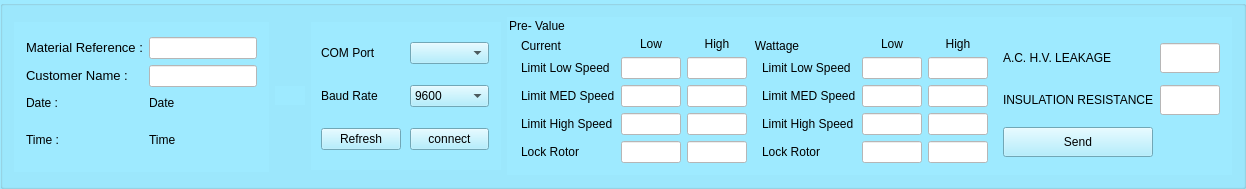
     <widget class="QGroupBox" name="groupBox">
      <property name="minimumSize">
       <size>
        <width>4</width>
        <height>150</height>
       </size>
      </property>
      <property name="styleSheet">
       <string notr="true">background-color: rgb(158, 234, 255);

</string>
      </property>
      <property name="title">
       <string/>
      </property>
      <layout class="QHBoxLayout" name="horizontalLayout">
       <item>
        <widget class="QGroupBox" name="NameEntryGriup">
         <property name="sizePolicy">
          <sizepolicy hsizetype="Preferred" vsizetype="Fixed">
           <horstretch>10</horstretch>
           <verstretch>10</verstretch>
          </sizepolicy>
         </property>
         <property name="minimumSize">
          <size>
           <width>43</width>
           <height>150</height>
          </size>
         </property>
         <property name="maximumSize">
          <size>
           <width>300</width>
           <height>148</height>
          </size>
         </property>
         <property name="styleSheet">
          <string notr="true">QGroupBox
 {  border: 0px;
}</string>
         </property>
         <property name="title">
          <string/>
         </property>
         <layout class="QGridLayout" name="gridLayout_4">
          <item row="0" column="2">
           <widget class="QLineEdit" name="material_lineEdit">
            <property name="enabled">
             <bool>true</bool>
            </property>
            <property name="sizePolicy">
             <sizepolicy hsizetype="Fixed" vsizetype="Fixed">
              <horstretch>0</horstretch>
              <verstretch>0</verstretch>
             </sizepolicy>
            </property>
            <property name="maximumSize">
             <size>
              <width>300</width>
              <height>16777215</height>
             </size>
            </property>
            <property name="styleSheet">
             <string notr="true">
background-color: rgb(255, 255, 255);</string>
            </property>
           </widget>
          </item>
          <item row="1" column="1">
           <widget class="QLabel" name="h_Customer">
            <property name="text">
             <string>&lt;html&gt;&lt;head/&gt;&lt;body&gt;&lt;p&gt;&lt;span style=&quot; font-size:10pt;&quot;&gt;Customer Name :&lt;/span&gt;&lt;/p&gt;&lt;/body&gt;&lt;/html&gt;</string>
            </property>
            <property name="textFormat">
             <enum>Qt::RichText</enum>
            </property>
           </widget>
          </item>
          <item row="3" column="1">
           <widget class="QLabel" name="h_date_time">
            <property name="text">
             <string>Time : </string>
            </property>
           </widget>
          </item>
          <item row="1" column="2">
           <widget class="QLineEdit" name="customer_lineEdit">
            <property name="enabled">
             <bool>true</bool>
            </property>
            <property name="sizePolicy">
             <sizepolicy hsizetype="Fixed" vsizetype="Fixed">
              <horstretch>0</horstretch>
              <verstretch>0</verstretch>
             </sizepolicy>
            </property>
            <property name="maximumSize">
             <size>
              <width>300</width>
              <height>16777215</height>
             </size>
            </property>
            <property name="styleSheet">
             <string notr="true">background-color: rgb(255, 255, 255);</string>
            </property>
           </widget>
          </item>
          <item row="2" column="1">
           <widget class="QLabel" name="h_time">
            <property name="text">
             <string>Date :</string>
            </property>
           </widget>
          </item>
          <item row="0" column="1">
           <widget class="QLabel" name="h_material">
            <property name="text">
             <string>&lt;html&gt;&lt;head/&gt;&lt;body&gt;&lt;p&gt;&lt;span style=&quot; font-size:10pt;&quot;&gt;Material &lt;/span&gt;&lt;span style=&quot; font-family:'JetBrains Mono','monospace'; font-size:9.8pt; color:#000000;&quot;&gt;Reference&lt;/span&gt;&lt;span style=&quot; font-size:10pt;&quot;&gt; :&lt;/span&gt;&lt;/p&gt;&lt;/body&gt;&lt;/html&gt;</string>
            </property>
           </widget>
          </item>
          <item row="2" column="2">
           <widget class="QLabel" name="date_lebel">
            <property name="maximumSize">
             <size>
              <width>60</width>
              <height>20</height>
             </size>
            </property>
            <property name="text">
             <string>Date</string>
            </property>
           </widget>
          </item>
          <item row="3" column="2">
           <widget class="QLabel" name="time_lebel">
            <property name="maximumSize">
             <size>
              <width>60</width>
              <height>60</height>
             </size>
            </property>
            <property name="text">
             <string>Time</string>
            </property>
           </widget>
          </item>
         </layout>
        </widget>
       </item>
       <item>
        <widget class="QGroupBox" name="ComPortGroup_3">
         <property name="sizePolicy">
          <sizepolicy hsizetype="Preferred" vsizetype="Fixed">
           <horstretch>0</horstretch>
           <verstretch>0</verstretch>
          </sizepolicy>
         </property>
         <property name="minimumSize">
          <size>
           <width>30</width>
           <height>10</height>
          </size>
         </property>
         <property name="maximumSize">
          <size>
           <width>190</width>
           <height>16777215</height>
          </size>
         </property>
         <property name="styleSheet">
          <string notr="true">QGroupBox {
    border: 0px;
}
</string>
         </property>
         <property name="title">
          <string/>
         </property>
         <layout class="QGridLayout" name="gridLayout_12">
          <property name="leftMargin">
           <number>7</number>
          </property>
          <property name="topMargin">
           <number>1</number>
          </property>
          <property name="horizontalSpacing">
           <number>9</number>
          </property>
          <property name="verticalSpacing">
           <number>2</number>
          </property>
         </layout>
        </widget>
       </item>
       <item>
        <widget class="QGroupBox" name="ComPortGroup">
         <property name="sizePolicy">
          <sizepolicy hsizetype="Preferred" vsizetype="Fixed">
           <horstretch>0</horstretch>
           <verstretch>0</verstretch>
          </sizepolicy>
         </property>
         <property name="minimumSize">
          <size>
           <width>190</width>
           <height>148</height>
          </size>
         </property>
         <property name="maximumSize">
          <size>
           <width>190</width>
           <height>16777215</height>
          </size>
         </property>
         <property name="styleSheet">
          <string notr="true">QGroupBox {
    border: 0px;
}
</string>
         </property>
         <property name="title">
          <string/>
         </property>
         <layout class="QGridLayout" name="gridLayout_3">
          <property name="leftMargin">
           <number>7</number>
          </property>
          <property name="horizontalSpacing">
           <number>9</number>
          </property>
          <property name="verticalSpacing">
           <number>16</number>
          </property>
          <item row="1" column="0">
           <widget class="QLabel" name="BaudRate_lbl">
            <property name="text">
             <string>Baud Rate</string>
            </property>
           </widget>
          </item>
          <item row="1" column="1">
           <widget class="QComboBox" name="combox_baudrate">
            <item>
             <property name="text">
              <string>9600</string>
             </property>
            </item>
            <item>
             <property name="text">
              <string>14400</string>
             </property>
            </item>
            <item>
             <property name="text">
              <string>19200</string>
             </property>
            </item>
            <item>
             <property name="text">
              <string>38400</string>
             </property>
            </item>
            <item>
             <property name="text">
              <string>56000</string>
             </property>
            </item>
            <item>
             <property name="text">
              <string>57600</string>
             </property>
            </item>
            <item>
             <property name="text">
              <string>115200</string>
             </property>
            </item>
           </widget>
          </item>
          <item row="0" column="0">
           <widget class="QLabel" name="COM_Port_lbl">
            <property name="text">
             <string>COM Port</string>
            </property>
           </widget>
          </item>
          <item row="3" column="0">
           <widget class="QPushButton" name="refrace_button">
            <property name="text">
             <string>Refresh</string>
            </property>
           </widget>
          </item>
          <item row="3" column="1">
           <widget class="QPushButton" name="connect_button">
            <property name="text">
             <string>connect</string>
            </property>
           </widget>
          </item>
          <item row="0" column="1">
           <widget class="QComboBox" name="comPort_box"/>
          </item>
         </layout>
        </widget>
       </item>
       <item>
        <widget class="QGroupBox" name="Pre_ConfigGroup_4">
         <property name="minimumSize">
          <size>
           <width>30</width>
           <height>110</height>
          </size>
         </property>
         <property name="styleSheet">
          <string notr="true">QGroupBox {
    border: 0px;
}</string>
         </property>
         <property name="title">
          <string>Pre- Value</string>
         </property>
         <layout class="QGridLayout" name="gridLayout_18">
          <property name="topMargin">
           <number>0</number>
          </property>
          <property name="bottomMargin">
           <number>0</number>
          </property>
          <item row="0" column="0">
           <widget class="QGroupBox" name="Pre_ConfigGroup">
            <property name="minimumSize">
             <size>
              <width>30</width>
              <height>110</height>
             </size>
            </property>
            <property name="styleSheet">
             <string notr="true">QGroupBox {
    border: 0px;
}
</string>
            </property>
            <property name="title">
             <string>Current</string>
            </property>
            <layout class="QGridLayout" name="gridLayout_11">
             <property name="leftMargin">
              <number>2</number>
             </property>
             <property name="topMargin">
              <number>0</number>
             </property>
             <property name="rightMargin">
              <number>0</number>
             </property>
             <item row="1" column="1">
              <widget class="QLineEdit" name="lowcurrentlowspeed">
               <property name="sizePolicy">
                <sizepolicy hsizetype="Fixed" vsizetype="Fixed">
                 <horstretch>0</horstretch>
                 <verstretch>0</verstretch>
                </sizepolicy>
               </property>
               <property name="minimumSize">
                <size>
                 <width>50</width>
                 <height>22</height>
                </size>
               </property>
               <property name="maximumSize">
                <size>
                 <width>60</width>
                 <height>30</height>
                </size>
               </property>
               <property name="styleSheet">
                <string notr="true">background-color: rgb(255, 255, 255);</string>
               </property>
              </widget>
             </item>
             <item row="0" column="3">
              <widget class="QLabel" name="m3lbl1_5">
               <property name="text">
                <string>High</string>
               </property>
               <property name="alignment">
                <set>Qt::AlignCenter</set>
               </property>
              </widget>
             </item>
             <item row="1" column="0">
              <widget class="QLabel" name="m3lbl1_2">
               <property name="text">
                <string>Limit Low Speed</string>
               </property>
              </widget>
             </item>
             <item row="2" column="1">
              <widget class="QLineEdit" name="lowcurrentmedspeed">
               <property name="sizePolicy">
                <sizepolicy hsizetype="Fixed" vsizetype="Fixed">
                 <horstretch>0</horstretch>
                 <verstretch>0</verstretch>
                </sizepolicy>
               </property>
               <property name="minimumSize">
                <size>
                 <width>50</width>
                 <height>22</height>
                </size>
               </property>
               <property name="maximumSize">
                <size>
                 <width>60</width>
                 <height>30</height>
                </size>
               </property>
               <property name="styleSheet">
                <string notr="true">background-color: rgb(255, 255, 255);</string>
               </property>
              </widget>
             </item>
             <item row="1" column="3">
              <widget class="QLineEdit" name="highcurrentlowspeed">
               <property name="sizePolicy">
                <sizepolicy hsizetype="Fixed" vsizetype="Fixed">
                 <horstretch>0</horstretch>
                 <verstretch>0</verstretch>
                </sizepolicy>
               </property>
               <property name="minimumSize">
                <size>
                 <width>50</width>
                 <height>22</height>
                </size>
               </property>
               <property name="maximumSize">
                <size>
                 <width>60</width>
                 <height>30</height>
                </size>
               </property>
               <property name="styleSheet">
                <string notr="true">background-color: rgb(255, 255, 255);</string>
               </property>
              </widget>
             </item>
             <item row="0" column="1">
              <widget class="QLabel" name="m3lbl1_4">
               <property name="text">
                <string>Low</string>
               </property>
               <property name="alignment">
                <set>Qt::AlignCenter</set>
               </property>
              </widget>
             </item>
             <item row="2" column="0">
              <widget class="QLabel" name="m3lbl1_3">
               <property name="text">
                <string>Limit MED Speed</string>
               </property>
              </widget>
             </item>
             <item row="2" column="3">
              <widget class="QLineEdit" name="highcurrentmedspeed">
               <property name="sizePolicy">
                <sizepolicy hsizetype="Fixed" vsizetype="Fixed">
                 <horstretch>0</horstretch>
                 <verstretch>0</verstretch>
                </sizepolicy>
               </property>
               <property name="minimumSize">
                <size>
                 <width>50</width>
                 <height>22</height>
                </size>
               </property>
               <property name="maximumSize">
                <size>
                 <width>60</width>
                 <height>30</height>
                </size>
               </property>
               <property name="styleSheet">
                <string notr="true">background-color: rgb(255, 255, 255);</string>
               </property>
              </widget>
             </item>
             <item row="3" column="0">
              <widget class="QLabel" name="m3lbl1_6">
               <property name="text">
                <string>Limit High Speed</string>
               </property>
              </widget>
             </item>
             <item row="3" column="3">
              <widget class="QLineEdit" name="highcurrenthighspeed">
               <property name="sizePolicy">
                <sizepolicy hsizetype="Fixed" vsizetype="Fixed">
                 <horstretch>0</horstretch>
                 <verstretch>0</verstretch>
                </sizepolicy>
               </property>
               <property name="minimumSize">
                <size>
                 <width>50</width>
                 <height>22</height>
                </size>
               </property>
               <property name="maximumSize">
                <size>
                 <width>60</width>
                 <height>30</height>
                </size>
               </property>
               <property name="styleSheet">
                <string notr="true">background-color: rgb(255, 255, 255);</string>
               </property>
              </widget>
             </item>
             <item row="4" column="1">
              <widget class="QLineEdit" name="lowcurrentlockrotor">
               <property name="sizePolicy">
                <sizepolicy hsizetype="Fixed" vsizetype="Fixed">
                 <horstretch>0</horstretch>
                 <verstretch>0</verstretch>
                </sizepolicy>
               </property>
               <property name="minimumSize">
                <size>
                 <width>50</width>
                 <height>22</height>
                </size>
               </property>
               <property name="maximumSize">
                <size>
                 <width>60</width>
                 <height>30</height>
                </size>
               </property>
               <property name="styleSheet">
                <string notr="true">background-color: rgb(255, 255, 255);</string>
               </property>
              </widget>
             </item>
             <item row="4" column="3">
              <widget class="QLineEdit" name="highcurrentlockrotor">
               <property name="sizePolicy">
                <sizepolicy hsizetype="Fixed" vsizetype="Fixed">
                 <horstretch>0</horstretch>
                 <verstretch>0</verstretch>
                </sizepolicy>
               </property>
               <property name="minimumSize">
                <size>
                 <width>50</width>
                 <height>22</height>
                </size>
               </property>
               <property name="maximumSize">
                <size>
                 <width>60</width>
                 <height>30</height>
                </size>
               </property>
               <property name="styleSheet">
                <string notr="true">background-color: rgb(255, 255, 255);</string>
               </property>
              </widget>
             </item>
             <item row="3" column="1">
              <widget class="QLineEdit" name="lowcurrenthighspeed">
               <property name="sizePolicy">
                <sizepolicy hsizetype="Fixed" vsizetype="Fixed">
                 <horstretch>0</horstretch>
                 <verstretch>0</verstretch>
                </sizepolicy>
               </property>
               <property name="minimumSize">
                <size>
                 <width>50</width>
                 <height>22</height>
                </size>
               </property>
               <property name="maximumSize">
                <size>
                 <width>60</width>
                 <height>30</height>
                </size>
               </property>
               <property name="styleSheet">
                <string notr="true">background-color: rgb(255, 255, 255);</string>
               </property>
              </widget>
             </item>
             <item row="4" column="0">
              <widget class="QLabel" name="m3lbl1_7">
               <property name="text">
                <string>Lock Rotor</string>
               </property>
              </widget>
             </item>
            </layout>
           </widget>
          </item>
          <item row="0" column="1">
           <widget class="QGroupBox" name="Pre_ConfigGroup_3">
            <property name="minimumSize">
             <size>
              <width>30</width>
              <height>110</height>
             </size>
            </property>
            <property name="styleSheet">
             <string notr="true">QGroupBox {
    border: 0px;
}
</string>
            </property>
            <property name="title">
             <string>Wattage</string>
            </property>
            <layout class="QGridLayout" name="gridLayout_16">
             <property name="topMargin">
              <number>0</number>
             </property>
             <property name="rightMargin">
              <number>0</number>
             </property>
             <item row="1" column="1">
              <widget class="QLineEdit" name="lowwattagelowspeed">
               <property name="sizePolicy">
                <sizepolicy hsizetype="Fixed" vsizetype="Fixed">
                 <horstretch>0</horstretch>
                 <verstretch>0</verstretch>
                </sizepolicy>
               </property>
               <property name="minimumSize">
                <size>
                 <width>50</width>
                 <height>22</height>
                </size>
               </property>
               <property name="maximumSize">
                <size>
                 <width>60</width>
                 <height>30</height>
                </size>
               </property>
               <property name="styleSheet">
                <string notr="true">background-color: rgb(255, 255, 255);</string>
               </property>
              </widget>
             </item>
             <item row="0" column="3">
              <widget class="QLabel" name="m3lbl1_8">
               <property name="text">
                <string>High</string>
               </property>
               <property name="alignment">
                <set>Qt::AlignCenter</set>
               </property>
              </widget>
             </item>
             <item row="1" column="0">
              <widget class="QLabel" name="m3lbl1_9">
               <property name="text">
                <string>Limit Low Speed</string>
               </property>
              </widget>
             </item>
             <item row="2" column="1">
              <widget class="QLineEdit" name="lowwattagemedspeed">
               <property name="sizePolicy">
                <sizepolicy hsizetype="Fixed" vsizetype="Fixed">
                 <horstretch>0</horstretch>
                 <verstretch>0</verstretch>
                </sizepolicy>
               </property>
               <property name="minimumSize">
                <size>
                 <width>50</width>
                 <height>22</height>
                </size>
               </property>
               <property name="maximumSize">
                <size>
                 <width>60</width>
                 <height>30</height>
                </size>
               </property>
               <property name="styleSheet">
                <string notr="true">background-color: rgb(255, 255, 255);</string>
               </property>
              </widget>
             </item>
             <item row="1" column="3">
              <widget class="QLineEdit" name="highwattagelowspeed">
               <property name="sizePolicy">
                <sizepolicy hsizetype="Fixed" vsizetype="Fixed">
                 <horstretch>0</horstretch>
                 <verstretch>0</verstretch>
                </sizepolicy>
               </property>
               <property name="minimumSize">
                <size>
                 <width>50</width>
                 <height>22</height>
                </size>
               </property>
               <property name="maximumSize">
                <size>
                 <width>60</width>
                 <height>30</height>
                </size>
               </property>
               <property name="styleSheet">
                <string notr="true">background-color: rgb(255, 255, 255);</string>
               </property>
              </widget>
             </item>
             <item row="0" column="1">
              <widget class="QLabel" name="m3lbl1_10">
               <property name="text">
                <string>Low</string>
               </property>
               <property name="alignment">
                <set>Qt::AlignCenter</set>
               </property>
              </widget>
             </item>
             <item row="2" column="0">
              <widget class="QLabel" name="m3lbl1_11">
               <property name="text">
                <string>Limit MED Speed</string>
               </property>
              </widget>
             </item>
             <item row="2" column="3">
              <widget class="QLineEdit" name="highwattagemedspeed">
               <property name="sizePolicy">
                <sizepolicy hsizetype="Fixed" vsizetype="Fixed">
                 <horstretch>0</horstretch>
                 <verstretch>0</verstretch>
                </sizepolicy>
               </property>
               <property name="minimumSize">
                <size>
                 <width>50</width>
                 <height>22</height>
                </size>
               </property>
               <property name="maximumSize">
                <size>
                 <width>60</width>
                 <height>30</height>
                </size>
               </property>
               <property name="styleSheet">
                <string notr="true">background-color: rgb(255, 255, 255);</string>
               </property>
              </widget>
             </item>
             <item row="3" column="0">
              <widget class="QLabel" name="m3lbl1_12">
               <property name="text">
                <string>Limit High Speed</string>
               </property>
              </widget>
             </item>
             <item row="3" column="3">
              <widget class="QLineEdit" name="highwattagehighspeed">
               <property name="sizePolicy">
                <sizepolicy hsizetype="Fixed" vsizetype="Fixed">
                 <horstretch>0</horstretch>
                 <verstretch>0</verstretch>
                </sizepolicy>
               </property>
               <property name="minimumSize">
                <size>
                 <width>50</width>
                 <height>22</height>
                </size>
               </property>
               <property name="maximumSize">
                <size>
                 <width>60</width>
                 <height>30</height>
                </size>
               </property>
               <property name="styleSheet">
                <string notr="true">background-color: rgb(255, 255, 255);</string>
               </property>
              </widget>
             </item>
             <item row="4" column="1">
              <widget class="QLineEdit" name="lowwattagelockrotor">
               <property name="sizePolicy">
                <sizepolicy hsizetype="Fixed" vsizetype="Fixed">
                 <horstretch>0</horstretch>
                 <verstretch>0</verstretch>
                </sizepolicy>
               </property>
               <property name="minimumSize">
                <size>
                 <width>50</width>
                 <height>22</height>
                </size>
               </property>
               <property name="maximumSize">
                <size>
                 <width>60</width>
                 <height>30</height>
                </size>
               </property>
               <property name="styleSheet">
                <string notr="true">background-color: rgb(255, 255, 255);</string>
               </property>
              </widget>
             </item>
             <item row="4" column="3">
              <widget class="QLineEdit" name="highwattagelockrotor">
               <property name="sizePolicy">
                <sizepolicy hsizetype="Fixed" vsizetype="Fixed">
                 <horstretch>0</horstretch>
                 <verstretch>0</verstretch>
                </sizepolicy>
               </property>
               <property name="minimumSize">
                <size>
                 <width>50</width>
                 <height>22</height>
                </size>
               </property>
               <property name="maximumSize">
                <size>
                 <width>60</width>
                 <height>30</height>
                </size>
               </property>
               <property name="styleSheet">
                <string notr="true">background-color: rgb(255, 255, 255);</string>
               </property>
              </widget>
             </item>
             <item row="3" column="1">
              <widget class="QLineEdit" name="lowwattagehighspeed">
               <property name="sizePolicy">
                <sizepolicy hsizetype="Fixed" vsizetype="Fixed">
                 <horstretch>0</horstretch>
                 <verstretch>0</verstretch>
                </sizepolicy>
               </property>
               <property name="minimumSize">
                <size>
                 <width>50</width>
                 <height>22</height>
                </size>
               </property>
               <property name="maximumSize">
                <size>
                 <width>60</width>
                 <height>30</height>
                </size>
               </property>
               <property name="styleSheet">
                <string notr="true">background-color: rgb(255, 255, 255);</string>
               </property>
              </widget>
             </item>
             <item row="4" column="0">
              <widget class="QLabel" name="m3lbl1_13">
               <property name="text">
                <string>Lock Rotor</string>
               </property>
              </widget>
             </item>
            </layout>
           </widget>
          </item>
          <item row="0" column="2">
           <widget class="QGroupBox" name="Pre_ConfigGroup_5">
            <property name="minimumSize">
             <size>
              <width>30</width>
              <height>110</height>
             </size>
            </property>
            <property name="styleSheet">
             <string notr="true"/>
            </property>
            <property name="title">
             <string/>
            </property>
            <layout class="QGridLayout" name="gridLayout_17">
             <property name="topMargin">
              <number>0</number>
             </property>
             <property name="rightMargin">
              <number>0</number>
             </property>
             <item row="1" column="0">
              <widget class="QLabel" name="m3lbl1_17">
               <property name="text">
                <string>INSULATION RESISTANCE</string>
               </property>
              </widget>
             </item>
             <item row="0" column="0">
              <widget class="QLabel" name="m3lbl1_15">
               <property name="text">
                <string>A.C. H.V. LEAKAGE</string>
               </property>
              </widget>
             </item>
             <item row="1" column="1">
              <widget class="QLineEdit" name="insulation">
               <property name="sizePolicy">
                <sizepolicy hsizetype="Fixed" vsizetype="Fixed">
                 <horstretch>0</horstretch>
                 <verstretch>0</verstretch>
                </sizepolicy>
               </property>
               <property name="minimumSize">
                <size>
                 <width>50</width>
                 <height>22</height>
                </size>
               </property>
               <property name="maximumSize">
                <size>
                 <width>60</width>
                 <height>30</height>
                </size>
               </property>
               <property name="styleSheet">
                <string notr="true">background-color: rgb(255, 255, 255);</string>
               </property>
              </widget>
             </item>
             <item row="2" column="0">
              <widget class="QPushButton" name="btn_V_Send">
               <property name="sizePolicy">
                <sizepolicy hsizetype="Preferred" vsizetype="Fixed">
                 <horstretch>0</horstretch>
                 <verstretch>0</verstretch>
                </sizepolicy>
               </property>
               <property name="minimumSize">
                <size>
                 <width>50</width>
                 <height>22</height>
                </size>
               </property>
               <property name="maximumSize">
                <size>
                 <width>150</width>
                 <height>30</height>
                </size>
               </property>
               <property name="text">
                <string>Send</string>
               </property>
              </widget>
             </item>
             <item row="0" column="1">
              <widget class="QLineEdit" name="ac_leakage">
               <property name="sizePolicy">
                <sizepolicy hsizetype="Fixed" vsizetype="Fixed">
                 <horstretch>0</horstretch>
                 <verstretch>0</verstretch>
                </sizepolicy>
               </property>
               <property name="minimumSize">
                <size>
                 <width>50</width>
                 <height>22</height>
                </size>
               </property>
               <property name="maximumSize">
                <size>
                 <width>60</width>
                 <height>30</height>
                </size>
               </property>
               <property name="styleSheet">
                <string notr="true">background-color: rgb(255, 255, 255);</string>
               </property>
              </widget>
             </item>
            </layout>
           </widget>
          </item>
         </layout>
        </widget>
       </item>
      </layout>
     </widget>
